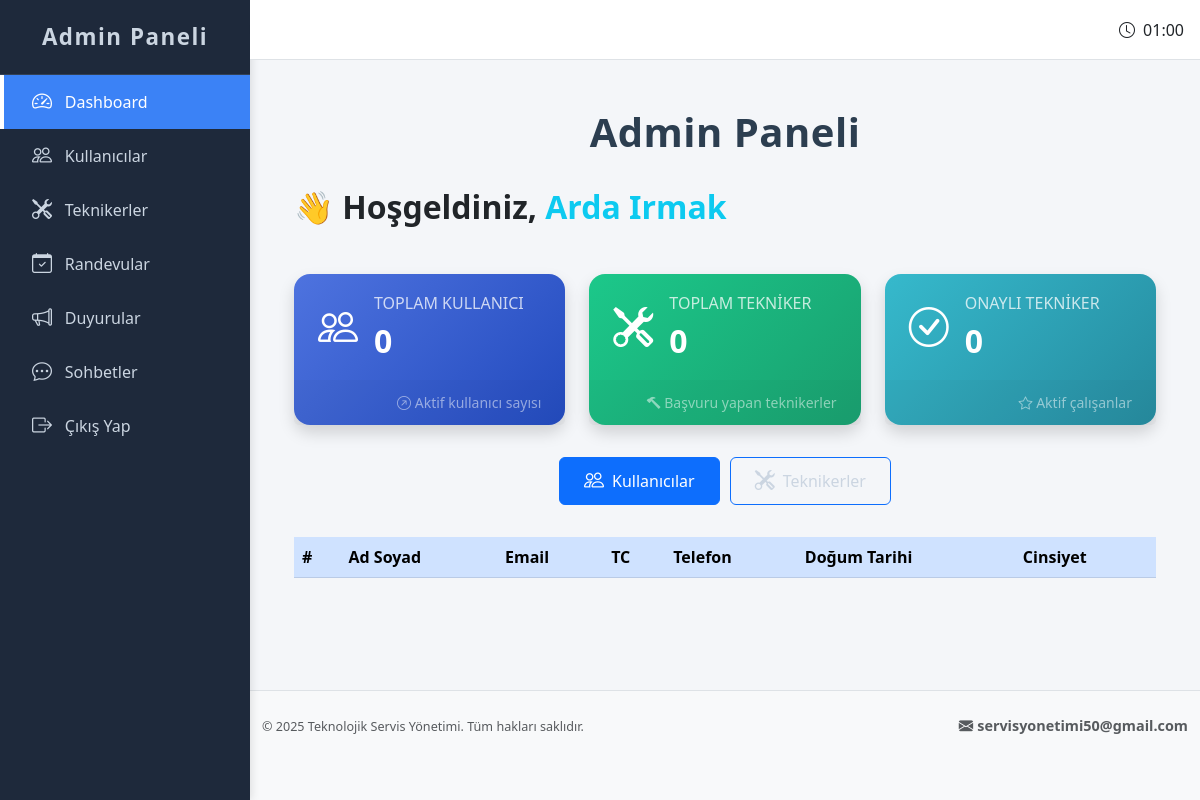
/admin_dashboard (signed in), run on an earlier commit of the app's database.
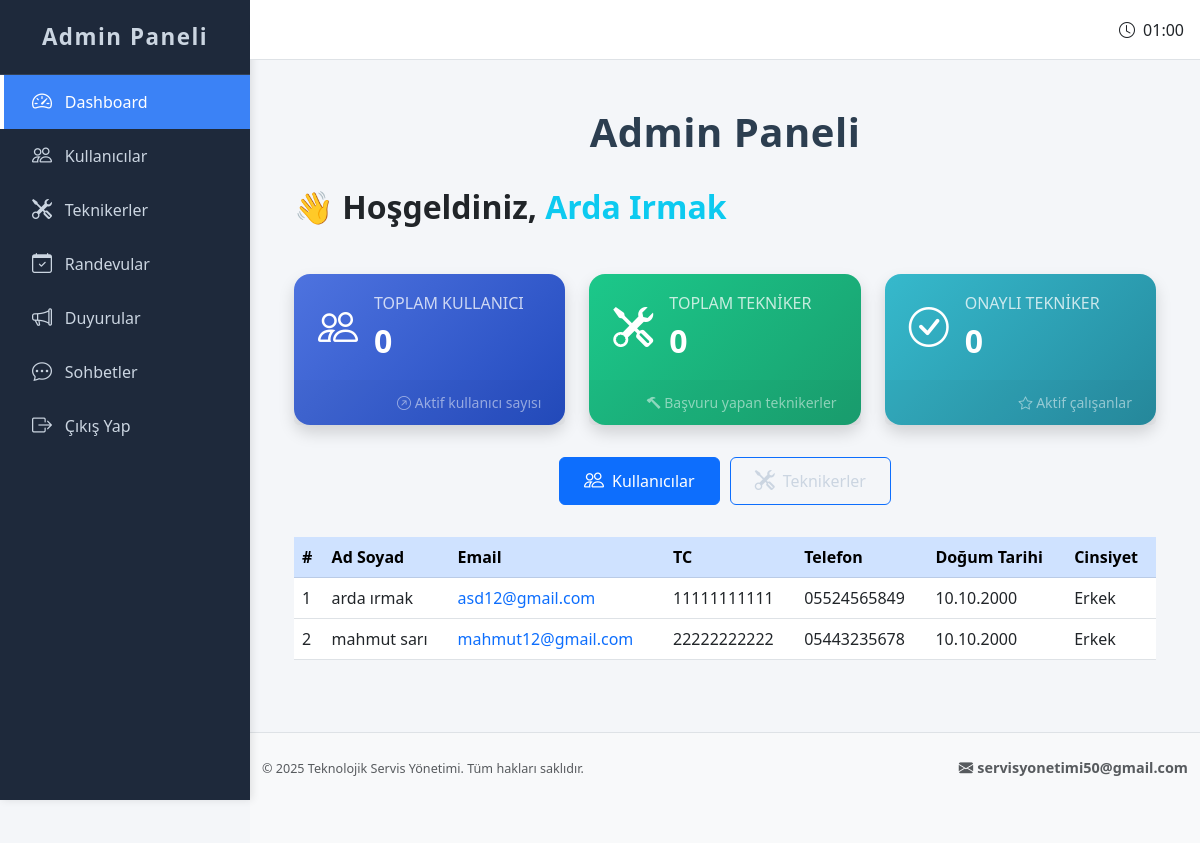
And on a later commit of the database.
### app.py (models this page shows, shortened)
class User(UserMixin, db.Model):
    __tablename__ = 'users'
    id = db.Column(db.Integer, primary_key=True)
    ad = db.Column(db.String(50), nullable=False)
    soyad = db.Column(db.String(50), nullable=False)
    email = db.Column(db.String(100), unique=True, nullable=False)
    tc = db.Column(db.String(11), unique=True, nullable=False)
    telefon = db.Column(db.String(11), unique=True, nullable=False)
    dogum_tarihi = db.Column(db.Date, nullable=False)
    cinsiyet = db.Column(db.String(10), nullable=False)
    konum = db.Column(db.String(50))
    sifre = db.Column(db.String(255), nullable=False)
    kayit_tarihi = db.Column(db.DateTime, default=datetime.utcnow)

### app.py (the view)
@app.route('/admin_dashboard')
def admin_dashboard():
    if 'admin_id' not in session:
        flash('Bu sayfaya erişmek için önce admin girişi yapmalısınız!', 'danger')
        return redirect(url_for('admin_login'))
    admin = Admin.query.get(session['admin_id'])
    users = User.query.all()
    technicians = Technician.query.all()
    return render_template(
        'admin_dashboard.html',
        admin=admin,
        users=users,
        technicians=technicians
    )

### templates/admin_dashboard.html (shortened to what the changed rows need)
{% extends "base_admin.html" %}
{% block head %}
<link rel="stylesheet" href="https://cdn.datatables.net/1.13.6/css/dataTables.bootstrap5.min.css">
<link rel="stylesheet" href="https://cdn.jsdelivr.net/npm/bootstrap-icons/font/bootstrap-icons.css">
{% endblock %}
{% block content %}
<link rel="stylesheet" href="{{ url_for('static', filename='admin_dashboard.css') }}">
<div class="container mt-4">
 <h1 class="text-center mb-4 fw-semibold" style="
    font-size: 2.5rem;
    font-family: 'Segoe UI', Tahoma, Geneva, Verdana, sans-serif;
    color: #2c3e50;
    letter-spacing: 0.5px;
">
  Admin Paneli
</h1>
  <h2  class="fw-bold">👋 Hoşgeldiniz, <span class="text-info">{{ admin.ad }} {{ admin.soyad }}</span></h2><br>
  <div class="row g-4 mb-4">
  <div class="col-md-4">
    <div class="card text-white bg-gradient-primary shadow h-100 border-0">
      <div class="card-body d-flex align-items-center">
        <div>
          <h2 class="fw-bold mb-0" id="totalUsers" data-count="{{ users|length }}">0</h2>
        </div>
      </div>
    </div>
  </div>
 <div class="col-md-4">
  <div class="card text-white bg-gradient-success shadow h-100 border-0">
    <div class="card-body d-flex align-items-center">
      <div>
        <h2 class="fw-bold mb-0" id="totalTechnicians" data-count="{{ technicians|length }}">0</h2>
      </div>
    </div>
  </div>
</div>
  <div class="col-md-4">
    <div class="card text-white bg-gradient-info shadow h-100 border-0">
      <div class="card-body d-flex align-items-center">
        <div>
          <h2 class="fw-bold mb-0" id="approvedTechnicians" data-count="{{ technicians | selectattr("onay") | list | length }}">0</h2>
        </div>
      </div>
    </div>
  </div>
</div>
<div class="tab-content" id="adminTabsContent">
  <div class="tab-pane fade show active" id="usersTab" role="tabpanel" aria-labelledby="users-tab">
    <div class="table-responsive">
      <table id="usersTable" class="table table-hover align-middle">
        <thead class="table-primary">
          <tr>
            <th>#</th>
            <th>Ad Soyad</th>
            <th>Email</th>
            <th>TC</th>
            <th>Telefon</th>
            <th>Doğum Tarihi</th>
            <th>Cinsiyet</th>
          </tr>
        </thead>
        <tbody>
          {% for user in users %}
          <tr>
            <td>{{ user.id }}</td>
            <td>{{ user.ad }} {{ user.soyad }}</td>
            <td><a href="mailto:{{ user.email }}" class="text-decoration-none">{{ user.email }}</a></td>
            <td>{{ user.tc }}</td>
            <td>{{ user.telefon }}</td>
            <td>{{ user.dogum_tarihi.strftime('%d.%m.%Y') }}</td>
            <td>{{ user.cinsiyet }}</td>
          </tr>
          {% endfor %}
        </tbody>
      </table>
    </div>
  </div>
</div>
</div>
{% endblock %}

What changed in the data, as far as the page shows it:
added User: id "1", ad "arda", soyad "ırmak", email "asd12@gmail.com", tc "11111111111", telefon "05524565849", dogum_tarihi "10.10.2000", cinsiyet "Erkek"
added User: id "2", ad "mahmut", soyad "sarı", email "mahmut12@gmail.com", tc "22222222222", telefon "05443235678", dogum_tarihi "10.10.2000", cinsiyet "Erkek"
